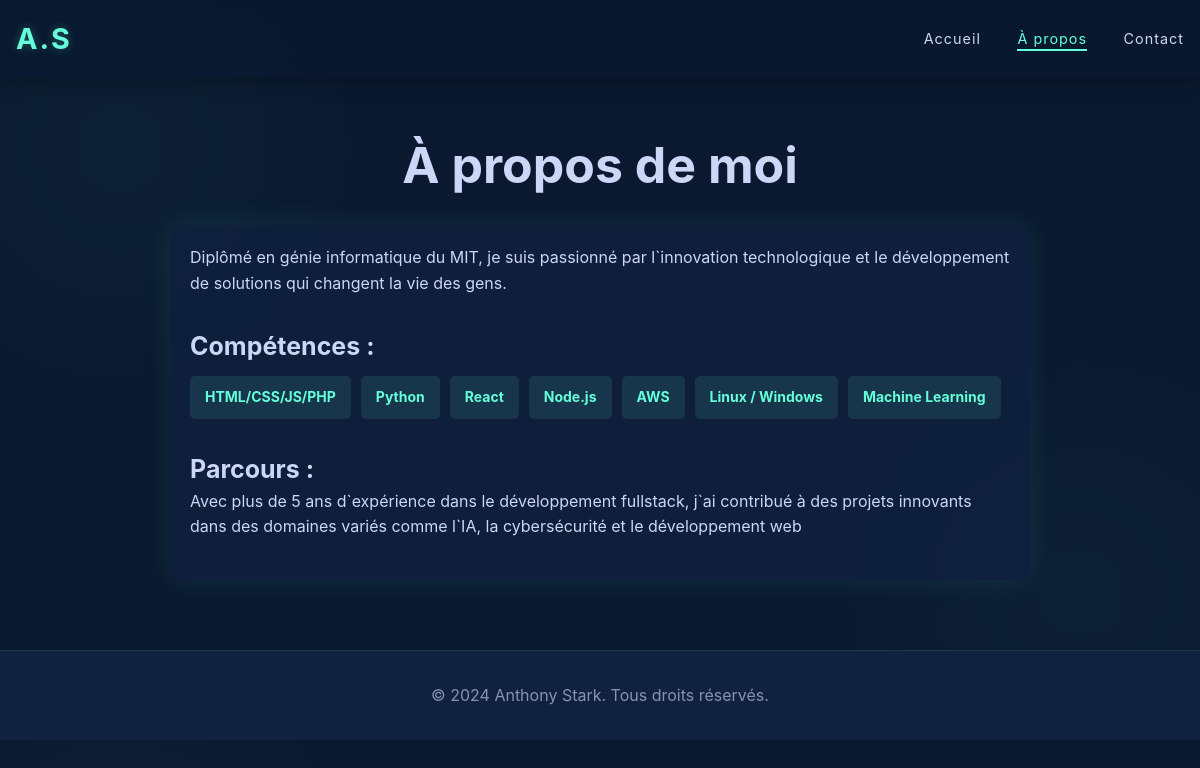
Page /about.php on the committed database.
### tables this page shows
CREATE TABLE IF NOT EXISTS `about` (
    `description` TEXT NOT NULL,
    `parcour` TEXT NOT NULL,
    `competences` TEXT NOT NULL
);

### about.php (the view, shortened to what this page needs)
<!DOCTYPE html>
<html lang="fr">
<head>
    <link rel="stylesheet" href="css/style.css">
</head>
<body>
    <?php
    require_once(__DIR__."\databaseconnect.php");
    $aboutStatement = $mysqlClient->prepare("SELECT * FROM about");
    $aboutStatement->execute();
    $about= $aboutStatement->fetchAll();
    $description=$about[0]['description'];
    $parcour=$about[0]['parcour'];
    $competences=$about[0]['competences'];
    $competencesArray=explode(',',$competences);
    ?>
    <nav>
        <div class="nav-content">
            <div class="logo">A.S</div>
            <div class="nav-links">
                <a href="index.php">Accueil</a>
                <a href="about.php" class="active">À propos</a>
                <a href="contact.php">Contact</a>
            </div>
        </div>
    </nav>
    <main>
        <section class="about">
            <h1>À propos de moi</h1>
            <div class="about-content">
                <div class="about-text">
                    <p><?php echo $description ?></p>
                    <h2>Compétences :</h2>
                    <div class="skills">
                        <?php
                            if ($competences){
                                foreach ($competencesArray as $competence){
                                     echo "<div class='skill'>" . $competence . "</div>";
                                }
                            }
                            else{
                                echo "Aucune competences trouvées.";
                            }
                        ?>
                            </div>
                    <h2>Parcours :</h2>
                    <p><?php echo $parcour ?></p>
                </div>
            </div>
        </section>
    </main>
    <footer>
        <p>© 2024 Anthony Stark. Tous droits réservés.</p>
    </footer>
</body>
</html>

### css/style.css (style rules this page uses)
:root { --primary-color: #0a192f; --secondary-color: #112240; --accent-color: #64ffda; --text-color: #ccd6f6; --bg-color: #0a192f; --card-bg: rgba(17, 34, 64, 0.7); --neon-shadow: 0 0 10px rgba(100, 255, 218, 0.2); }
* { margin: 0; padding: 0; box-sizing: border-box; }
body { font-family: 'Inter', sans-serif; line-height: 1.6; color: var(--text-color); background-color: var(--bg-color); background-image: radial-gradient(circle at 10% 20%, rgba(100, 255, 218, 0.03) 0%, transparent 20%), radial-gradient(circle at 90% 80%, rgba(100, 255, 218, 0.03) 0%, transparent 20%); }
nav { background: rgba(10, 25, 47, 0.85); backdrop-filter: blur(10px); box-shadow: 0 2px 20px rgba(0, 0, 0, 0.3); position: fixed; width: 100%; top: 0; z-index: 1000; }
.nav-content { max-width: 1200px; margin: 0 auto; padding: 1rem; display: flex; justify-content: space-between; align-items: center; }
.logo { font-size: 1.8rem; font-weight: bold; color: var(--accent-color); text-shadow: 0 0 10px rgba(100, 255, 218, 0.3); letter-spacing: 2px; }
.nav-links a { color: var(--text-color); text-decoration: none; margin-left: 2rem; transition: all 0.3s ease; position: relative; font-size: 0.9rem; letter-spacing: 1px; }
.nav-links a::after { content: ''; position: absolute; width: 0; height: 2px; bottom: -4px; left: 0; background-color: var(--accent-color); transition: width 0.3s ease; }
.nav-links a:hover::after, .nav-links a.active::after { width: 100%; }
.nav-links a:hover, .nav-links a.active { color: var(--accent-color); }
footer { text-align: center; padding: 2rem; background: var(--secondary-color); color: #8892b0; border-top: 1px solid rgba(100, 255, 218, 0.1); }
section.about { max-width: 900px; margin: 50px auto; border-radius: 10px; padding: 20px; margin-top: 105px; }
.about h1 { text-align: center; font-size: 50px; margin-bottom: 20px; }
.about-content { display: flex; flex-wrap: wrap; gap: 20px; box-shadow: 0 0 30px rgba(100, 255, 218, 0.1); padding: 20px; background-color: var(--card-bg); border-radius: 10px; }
.about-text { flex: 1 1 100%; }
.about-text p { font-size: 16px; line-height: 1.6; margin-bottom: 20px; }
.about-text h2 { font-size: 25px; margin-top: 30px; }
.skills { display: flex; flex-wrap: wrap; gap: 10px; margin-top: 10px; }
.skill { padding: 10px 15px; background: rgba(100, 255, 218, 0.1); color: var(--accent-color); border-radius: 5px; font-size: 14px; font-weight: bold; white-space: nowrap; transition: transform 0.2s ease, box-shadow 0.2s ease; }

### rows in the picture
about: description "Diplômé en génie informatique du MIT, je suis passionné par l`innovation technologique et le développement de solutions qui changent la vie des gens.", competences "HTML/CSS/JS/PHP", competences "Python", competences "React", competences "Node.js", competences "AWS", competences "Linux / Windows", competences "Machine Learning", parcour "Avec plus de 5 ans d`expérience dans le développement fullstack, j`ai contribué à des projets innovants dans des domaines variés comme l`IA, la cybersécurité et le développement web"
